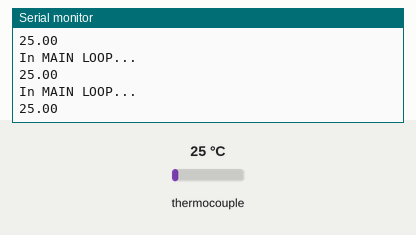
The sketch below on a simulated Arduino Uno, built with avr-gcc and run on an emulated ATmega328P. Shown: the last lines printed to the serial monitor. The test bench sets the inputs (shaded band); at power-on: thermocouple 25 °C. Uploads are accepted with an empty reply.

Above: at 4.2 s.
4.3 s: thermocouple set to 6 °C
At 4.8 s:
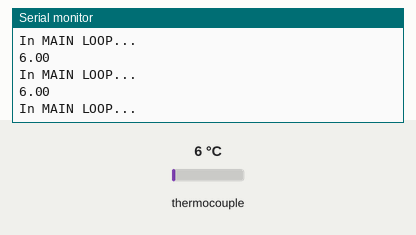
7.3 s: thermocouple set to 75 °C
At 10.29 s:
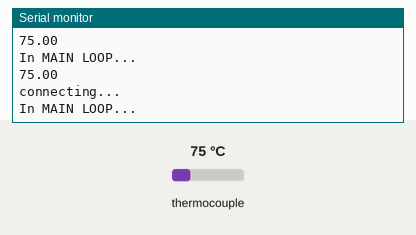
10.3 s: thermocouple set to 2 °C
At 11.2 s:
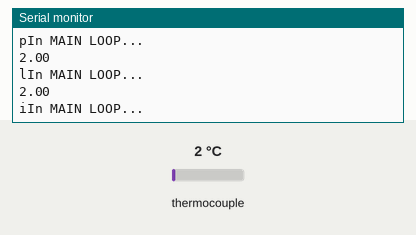
11.8 s: thermocouple set to 150 °C
At 12.6 s:
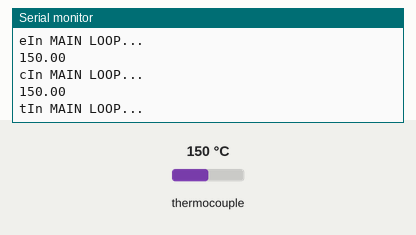
Timing chart, 0 to 14.8 s (numbered marks = the images above; inputs shaded):
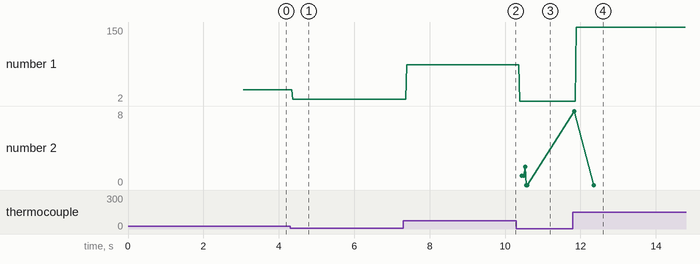

The sketch:

OLM_Final_V1.ino
```cpp
//* libraries

#include <GSM.h>
#include <Adafruit_MAX31855.h>
#include <SdFat.h>
SdFat sd;
SdFile dataFile;
// Xively Client data
#define APIKEY         "fqpod5KGMFKnjM2c31o2idXGXtbEESKJzYwGVFMlcSEz3KMX"  // replace your xively api key here
#define FEEDID         626636250                     // replace your feed ID
#define USERAGENT      "OLM"              // user agent is the project name

// PIN Number
#define PINNUMBER ""

// APN data
#define GPRS_APN       "internet"  // replace your GPRS APN
#define GPRS_LOGIN     "guest"     // replace with your GPRS login
#define GPRS_PASSWORD  ""  // replace with your GPRS password

// initialize the library instance:
GSMClient client;
GPRS gprs;
GSM gsmAccess = true;

// if you don't want to use DNS (and reduce your sketch size)
// use the numeric IP instead of the name for the server:
// IPAddress server(216,52,233,121);    // numeric IP for api.xively.com
char server[] = "api.xively.com";      // name address for xively API

unsigned long lastConnectionTime = 0;         // last time you connected to the server, in milliseconds
boolean lastConnected = false;                  // state of the connection last time through the main loop
const unsigned long postingInterval = 10*1000;  //delay between updates to Xively.com

//>define Chip Control

int sdCS = 4;
int thermoCS = 5;
int gsmCS = 10;
//>define other Thermocouple integers
int thermoDO = 8;
int thermoCLK = 6;

Adafruit_MAX31855 thermocouple(thermoCLK, thermoCS, thermoDO);


/* Startup routine */
void setup()
{

//>-----------------------------------------------

// Serial output
  Serial.begin(9600);
  Serial.println("Arduino Powered On");

//>-----------------------------------------------

// Enable GSM shield

Serial.println("Initialize GSM Shield...");

  // connection state
  boolean notConnected = true;

  // After starting the modem with GSM.begin()
  // attach the shield to the GPRS network with the APN, login and password
  while(notConnected)
  {
    if((gsmAccess.begin(PINNUMBER)==GSM_READY) &
        (gprs.attachGPRS(GPRS_APN, GPRS_LOGIN, GPRS_PASSWORD)==GPRS_READY))
      notConnected = false;
    else
    {
      Serial.println("Not connected");
      delay(1000);
    }
  }

Serial.println("Initialize GSM Shield... DONE!");

}


/* Main program loop */
void loop()
{
  // read the analog sensor:
  Serial.println("In MAIN LOOP...");


  double sensorReading = thermocouple.readCelsius(); //int sensorReading = analogRead(A0);

 Serial.println(sensorReading);


  // if there's incoming data from the net connection.
  // send it out the serial port.  This is for debugging
  // purposes only:
  if (client.available())
  {
     char c = client.read();
     Serial.print(c);
  }

  // if there's no net connection, but there was one last time
  // through the loop, then stop the client:
  if (!client.connected() && lastConnected)
  {
    client.stop();
  }

  // if you're not connected, and ten seconds have passed since
  // your last connection, then connect again and send data:
  if(!client.connected() && ((millis() - lastConnectionTime) > postingInterval))
  {
  sendData(sensorReading);
  }

  // store the state of the connection for next time through
  // the loop:
  lastConnected = client.connected();
}

/*
  This method makes a HTTP connection to the server.
*/
void sendData(int thisData)
{
  // if there's a successful connection:
  if (client.connect(server, 80))
  {
    Serial.println("connecting...");

    // send the HTTP PUT request:
    client.print("PUT /v2/feeds/");
    client.print(FEEDID);
    client.println(".csv HTTP/1.1");
    client.println("Host: api.xively.com");
    client.print("X-ApiKey: ");
    client.println(APIKEY);
    client.print("User-Agent: ");
    client.println(USERAGENT);
    client.print("Content-Length: ");

    // calculate the length of the sensor reading in bytes:
    // 8 bytes for "sensor1," + number of digits of the data:
    int thisLength = 8 + getLength(thisData);
    client.println(thisLength);

    // last pieces of the HTTP PUT request:
    client.println("Content-Type: text/csv");
    client.println("Connection: close");
    client.println();

    // here's the actual content of the PUT request:
    client.print("sensor1,");
    client.println(thisData);
  }
  else
  {
    // if you couldn't make a connection:
    Serial.println("connection failed");
    Serial.println();
    Serial.println("disconnecting.");
    client.stop();
  }
  // note the time that the connection was made or attempted
  lastConnectionTime = millis();
}

/*
  This method calculates the number of digits in the
  sensor reading.  Since each digit of the ASCII decimal
  representation is a byte, the number of digits equals
  the number of bytes.
*/
int getLength(int someValue)
{
  // there's at least one byte:
  int digits = 1;

  // continually divide the value by ten,
  // adding one to the digit count for each
  // time you divide, until you're at 0:
  int dividend = someValue /10;
  while (dividend > 0)
  {
    dividend = dividend /10;
    digits++;
  }

  // return the number of digits:
  return digits;
}
```

Measured:
- after the input at 4.3 s, the serial monitor: prints a new line after 0.07 s (image 1)
- after the input at 7.3 s, the serial monitor: prints a new line after 0.09 s (image 2)
- after the input at 10.3 s, the serial monitor: prints a new line after 0.09 s (image 3)
- after the input at 11.8 s, the serial monitor: prints a new line after 0.08 s (image 4)
- plotted number 1: 25 → 6 after the input at 4.3 s, 6 → 75 after the input at 7.3 s, 2 → 150 after the input at 11.8 s
